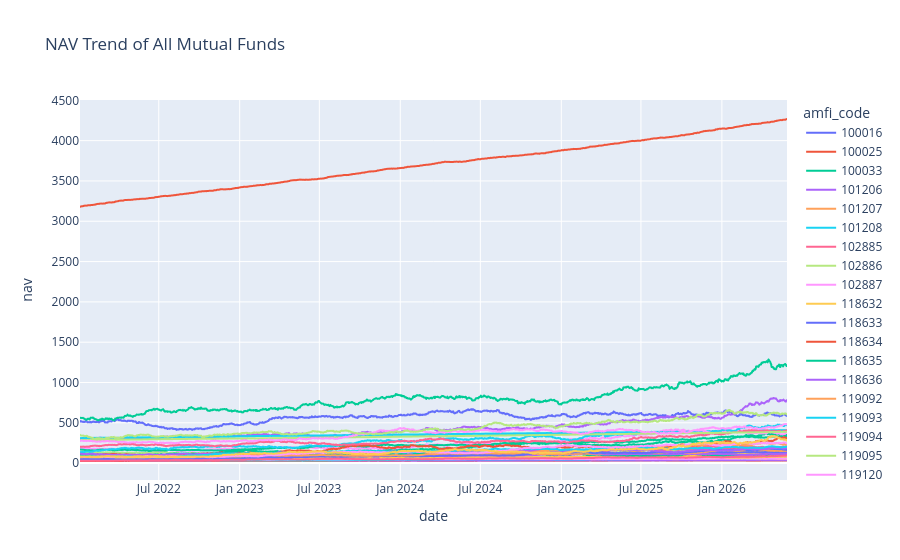

The notebook cell this image was saved under:
### Markdown cell above
NAV Trend Analysis

### Code cell
nav_history["date"] = pd.to_datetime(nav_history["date"])

fig = px.line(
    nav_history,
    x="date",
    y="nav",
    color="amfi_code",
    title="NAV Trend of All Mutual Funds"
)

fig.show()

### Figure 1 — Plotly figure (JSON) as saved in the notebook; plotly's stock layout.template omitted (floating-point values rounded to 4 significant figures; data arrays with more than 128 entries replaced by an {"elided": "..."} marker saying what was removed)
{"data": [{"hovertemplate": "amfi_code=100016<br>date=%{x}<br>nav=%{y}<extra></extra>", "legendgroup": "100016", "line": {"color": "#636efa", "dash": "solid"}, "marker": {"symbol": "circle"}, "mode": "lines", "name": "100016", "showlegend": true, "type": "scattergl", "x": {"elided": "1150 str values"}, "xaxis": "x", "y": {"elided": "1150 float values"}, "yaxis": "y"}, {"hovertemplate": "amfi_code=100025<br>date=%{x}<br>nav=%{y}<extra></extra>", "legendgroup": "100025", "line": {"color": "#EF553B", "dash": "solid"}, "marker": {"symbol": "circle"}, "mode": "lines", "name": "100025", "showlegend": true, "type": "scattergl", "x": {"elided": "1150 str values"}, "xaxis": "x", "y": {"elided": "1150 float values"}, "yaxis": "y"}, {"hovertemplate": "amfi_code=100033<br>date=%{x}<br>nav=%{y}<extra></extra>", "legendgroup": "100033", "line": {"color": "#00cc96", "dash": "solid"}, "marker": {"symbol": "circle"}, "mode": "lines", "name": "100033", "showlegend": true, "type": "scattergl", "x": {"elided": "1150 str values"}, "xaxis": "x", "y": {"elided": "1150 float values"}, "yaxis": "y"}, {"hovertemplate": "amfi_code=101206<br>date=%{x}<br>nav=%{y}<extra></extra>", "legendgroup": "101206", "line": {"color": "#ab63fa", "dash": "solid"}, "marker": {"symbol": "circle"}, "mode": "lines", "name": "101206", "showlegend": true, "type": "scattergl", "x": {"elided": "1150 str values"}, "xaxis": "x", "y": {"elided": "1150 float values"}, "yaxis": "y"}, {"hovertemplate": "amfi_code=101207<br>date=%{x}<br>nav=%{y}<extra></extra>", "legendgroup": "101207", "line": {"color": "#FFA15A", "dash": "solid"}, "marker": {"symbol": "circle"}, "mode": "lines", "name": "101207", "showlegend": true, "type": "scattergl", "x": {"elided": "1150 str values"}, "xaxis": "x", "y": {"elided": "1150 float values"}, "yaxis": "y"}, {"hovertemplate": "amfi_code=101208<br>date=%{x}<br>nav=%{y}<extra></extra>", "legendgroup": "101208", "line": {"color": "#19d3f3", "dash": "solid"}, "marker": {"symbol": "circle"}, "mode": "lines", "name": "101208", "showlegend": true, "type": "scattergl", "x": {"elided": "1150 str values"}, "xaxis": "x", "y": {"elided": "1150 float values"}, "yaxis": "y"}, {"hovertemplate": "amfi_code=102885<br>date=%{x}<br>nav=%{y}<extra></extra>", "legendgroup": "102885", "line": {"color": "#FF6692", "dash": "solid"}, "marker": {"symbol": "circle"}, "mode": "lines", "name": "102885", "showlegend": true, "type": "scattergl", "x": {"elided": "1150 str values"}, "xaxis": "x", "y": {"elided": "1150 float values"}, "yaxis": "y"}, {"hovertemplate": "amfi_code=102886<br>date=%{x}<br>nav=%{y}<extra></extra>", "legendgroup": "102886", "line": {"color": "#B6E880", "dash": "solid"}, "marker": {"symbol": "circle"}, "mode": "lines", "name": "102886", "showlegend": true, "type": "scattergl", "x": {"elided": "1150 str values"}, "xaxis": "x", "y": {"elided": "1150 float values"}, "yaxis": "y"}, {"hovertemplate": "amfi_code=102887<br>date=%{x}<br>nav=%{y}<extra></extra>", "legendgroup": "102887", "line": {"color": "#FF97FF", "dash": "solid"}, "marker": {"symbol": "circle"}, "mode": "lines", "name": "102887", "showlegend": true, "type": "scattergl", "x": {"elided": "1150 str values"}, "xaxis": "x", "y": {"elided": "1150 float values"}, "yaxis": "y"}, {"hovertemplate": "amfi_code=118632<br>date=%{x}<br>nav=%{y}<extra></extra>", "legendgroup": "118632", "line": {"color": "#FECB52", "dash": "solid"}, "marker": {"symbol": "circle"}, "mode": "lines", "name": "118632", "showlegend": true, "type": "scattergl", "x": {"elided": "1150 str values"}, "xaxis": "x", "y": {"elided": "1150 float values"}, "yaxis": "y"}, {"hovertemplate": "amfi_code=118633<br>date=%{x}<br>nav=%{y}<extra></extra>", "legendgroup": "118633", "line": {"color": "#636efa", "dash": "solid"}, "marker": {"symbol": "circle"}, "mode": "lines", "name": "118633", "showlegend": true, "type": "scattergl", "x": {"elided": "1150 str values"}, "xaxis": "x", "y": {"elided": "1150 float values"}, "yaxis": "y"}, {"hovertemplate": "amfi_code=118634<br>date=%{x}<br>nav=%{y}<extra></extra>", "legendgroup": "118634", "line": {"color": "#EF553B", "dash": "solid"}, "marker": {"symbol": "circle"}, "mode": "lines", "name": "118634", "showlegend": true, "type": "scattergl", "x": {"elided": "1150 str values"}, "xaxis": "x", "y": {"elided": "1150 float values"}, "yaxis": "y"}, {"hovertemplate": "amfi_code=118635<br>date=%{x}<br>nav=%{y}<extra></extra>", "legendgroup": "118635", "line": {"color": "#00cc96", "dash": "solid"}, "marker": {"symbol": "circle"}, "mode": "lines", "name": "118635", "showlegend": true, "type": "scattergl", "x": {"elided": "1150 str values"}, "xaxis": "x", "y": {"elided": "1150 float values"}, "yaxis": "y"}, {"hovertemplate": "amfi_code=118636<br>date=%{x}<br>nav=%{y}<extra></extra>", "legendgroup": "118636", "line": {"color": "#ab63fa", "dash": "solid"}, "marker": {"symbol": "circle"}, "mode": "lines", "name": "118636", "showlegend": true, "type": "scattergl", "x": {"elided": "1150 str values"}, "xaxis": "x", "y": {"elided": "1150 float values"}, "yaxis": "y"}, {"hovertemplate": "amfi_code=119092<br>date=%{x}<br>nav=%{y}<extra></extra>", "legendgroup": "119092", "line": {"color": "#FFA15A", "dash": "solid"}, "marker": {"symbol": "circle"}, "mode": "lines", "name": "119092", "showlegend": true, "type": "scattergl", "x": {"elided": "1150 str values"}, "xaxis": "x", "y": {"elided": "1150 float values"}, "yaxis": "y"}, {"hovertemplate": "amfi_code=119093<br>date=%{x}<br>nav=%{y}<extra></extra>", "legendgroup": "119093", "line": {"color": "#19d3f3", "dash": "solid"}, "marker": {"symbol": "circle"}, "mode": "lines", "name": "119093", "showlegend": true, "type": "scattergl", "x": {"elided": "1150 str values"}, "xaxis": "x", "y": {"elided": "1150 float values"}, "yaxis": "y"}, {"hovertemplate": "amfi_code=119094<br>date=%{x}<br>nav=%{y}<extra></extra>", "legendgroup": "119094", "line": {"color": "#FF6692", "dash": "solid"}, "marker": {"symbol": "circle"}, "mode": "lines", "name": "119094", "showlegend": true, "type": "scattergl", "x": {"elided": "1150 str values"}, "xaxis": "x", "y": {"elided": "1150 float values"}, "yaxis": "y"}, {"hovertemplate": "amfi_code=119095<br>date=%{x}<br>nav=%{y}<extra></extra>", "legendgroup": "119095", "line": {"color": "#B6E880", "dash": "solid"}, "marker": {"symbol": "circle"}, "mode": "lines", "name": "119095", "showlegend": true, "type": "scattergl", "x": {"elided": "1150 str values"}, "xaxis": "x", "y": {"elided": "1150 float values"}, "yaxis": "y"}, {"hovertemplate": "amfi_code=119120<br>date=%{x}<br>nav=%{y}<extra></extra>", "legendgroup": "119120", "line": {"color": "#FF97FF", "dash": "solid"}, "marker": {"symbol": "circle"}, "mode": "lines", "name": "119120", "showlegend": true, "type": "scattergl", "x": {"elided": "1150 str values"}, "xaxis": "x", "y": {"elided": "1150 float values"}, "yaxis": "y"}, {"hovertemplate": "amfi_code=119551<br>date=%{x}<br>nav=%{y}<extra></extra>", "legendgroup": "119551", "line": {"color": "#FECB52", "dash": "solid"}, "marker": {"symbol": "circle"}, "mode": "lines", "name": "119551", "showlegend": true, "type": "scattergl", "x": {"elided": "1150 str values"}, "xaxis": "x", "y": {"elided": "1150 float values"}, "yaxis": "y"}, {"hovertemplate": "amfi_code=119552<br>date=%{x}<br>nav=%{y}<extra></extra>", "legendgroup": "119552", "line": {"color": "#636efa", "dash": "solid"}, "marker": {"symbol": "circle"}, "mode": "lines", "name": "119552", "showlegend": true, "type": "scattergl", "x": {"elided": "1150 str values"}, "xaxis": "x", "y": {"elided": "1150 float values"}, "yaxis": "y"}, {"hovertemplate": "amfi_code=119598<br>date=%{x}<br>nav=%{y}<extra></extra>", "legendgroup": "119598", "line": {"color": "#EF553B", "dash": "solid"}, "marker": {"symbol": "circle"}, "mode": "lines", "name": "119598", "showlegend": true, "type": "scattergl", "x": {"elided": "1150 str values"}, "xaxis": "x", "y": {"elided": "1150 float values"}, "yaxis": "y"}, {"hovertemplate": "amfi_code=119599<br>date=%{x}<br>nav=%{y}<extra></extra>", "legendgroup": "119599", "line": {"color": "#00cc96", "dash": "solid"}, "marker": {"symbol": "circle"}, "mode": "lines", "name": "119599", "showlegend": true, "type": "scattergl", "x": {"elided": "1150 str values"}, "xaxis": "x", "y": {"elided": "1150 float values"}, "yaxis": "y"}, {"hovertemplate": "amfi_code=120503<br>date=%{x}<br>nav=%{y}<extra></extra>", "legendgroup": "120503", "line": {"color": "#ab63fa", "dash": "solid"}, "marker": {"symbol": "circle"}, "mode": "lines", "name": "120503", "showlegend": true, "type": "scattergl", "x": {"elided": "1150 str values"}, "xaxis": "x", "y": {"elided": "1150 float values"}, "yaxis": "y"}, {"hovertemplate": "amfi_code=120504<br>date=%{x}<br>nav=%{y}<extra></extra>", "legendgroup": "120504", "line": {"color": "#FFA15A", "dash": "solid"}, "marker": {"symbol": "circle"}, "mode": "lines", "name": "120504", "showlegend": true, "type": "scattergl", "x": {"elided": "1150 str values"}, "xaxis": "x", "y": {"elided": "1150 float values"}, "yaxis": "y"}, {"hovertemplate": "amfi_code=120505<br>date=%{x}<br>nav=%{y}<extra></extra>", "legendgroup": "120505", "line": {"color": "#19d3f3", "dash": "solid"}, "marker": {"symbol": "circle"}, "mode": "lines", "name": "120505", "showlegend": true, "type": "scattergl", "x": {"elided": "1150 str values"}, "xaxis": "x", "y": {"elided": "1150 float values"}, "yaxis": "y"}, {"hovertemplate": "amfi_code=120506<br>date=%{x}<br>nav=%{y}<extra></extra>", "legendgroup": "120506", "line": {"color": "#FF6692", "dash": "solid"}, "marker": {"symbol": "circle"}, "mode": "lines", "name": "120506", "showlegend": true, "type": "scattergl", "x": {"elided": "1150 str values"}, "xaxis": "x", "y": {"elided": "1150 float values"}, "yaxis": "y"}, {"hovertemplate": "amfi_code=120507<br>date=%{x}<br>nav=%{y}<extra></extra>", "legendgroup": "120507", "line": {"color": "#B6E880", "dash": "solid"}, "marker": {"symbol": "circle"}, "mode": "lines", "name": "120507", "showlegend": true, "type": "scattergl", "x": {"elided": "1150 str values"}, "xaxis": "x", "y": {"elided": "1150 float values"}, "yaxis": "y"}, {"hovertemplate": "amfi_code=120841<br>date=%{x}<br>nav=%{y}<extra></extra>", "legendgroup": "120841", "line": {"color": "#FF97FF", "dash": "solid"}, "marker": {"symbol": "circle"}, "mode": "lines", "name": "120841", "showlegend": true, "type": "scattergl", "x": {"elided": "1150 str values"}, "xaxis": "x", "y": {"elided": "1150 float values"}, "yaxis": "y"}, {"hovertemplate": "amfi_code=120842<br>date=%{x}<br>nav=%{y}<extra></extra>", "legendgroup": "120842", "line": {"color": "#FECB52", "dash": "solid"}, "marker": {"symbol": "circle"}, "mode": "lines", "name": "120842", "showlegend": true, "type": "scattergl", "x": {"elided": "1150 str values"}, "xaxis": "x", "y": {"elided": "1150 float values"}, "yaxis": "y"}, {"hovertemplate": "amfi_code=120843<br>date=%{x}<br>nav=%{y}<extra></extra>", "legendgroup": "120843", "line": {"color": "#636efa", "dash": "solid"}, "marker": {"symbol": "circle"}, "mode": "lines", "name": "120843", "showlegend": true, "type": "scattergl", "x": {"elided": "1150 str values"}, "xaxis": "x", "y": {"elided": "1150 float values"}, "yaxis": "y"}, {"hovertemplate": "amfi_code=120844<br>date=%{x}<br>nav=%{y}<extra></extra>", "legendgroup": "120844", "line": {"color": "#EF553B", "dash": "solid"}, "marker": {"symbol": "circle"}, "mode": "lines", "name": "120844", "showlegend": true, "type": "scattergl", "x": {"elided": "1150 str values"}, "xaxis": "x", "y": {"elided": "1150 float values"}, "yaxis": "y"}, {"hovertemplate": "amfi_code=125497<br>date=%{x}<br>nav=%{y}<extra></extra>", "legendgroup": "125497", "line": {"color": "#00cc96", "dash": "solid"}, "marker": {"symbol": "circle"}, "mode": "lines", "name": "125497", "showlegend": true, "type": "scattergl", "x": {"elided": "1150 str values"}, "xaxis": "x", "y": {"elided": "1150 float values"}, "yaxis": "y"}, {"hovertemplate": "amfi_code=125498<br>date=%{x}<br>nav=%{y}<extra></extra>", "legendgroup": "125498", "line": {"color": "#ab63fa", "dash": "solid"}, "marker": {"symbol": "circle"}, "mode": "lines", "name": "125498", "showlegend": true, "type": "scattergl", "x": {"elided": "1150 str values"}, "xaxis": "x", "y": {"elided": "1150 float values"}, "yaxis": "y"}, {"hovertemplate": "amfi_code=148567<br>date=%{x}<br>nav=%{y}<extra></extra>", "legendgroup": "148567", "line": {"color": "#FFA15A", "dash": "solid"}, "marker": {"symbol": "circle"}, "mode": "lines", "name": "148567", "showlegend": true, "type": "scattergl", "x": {"elided": "1150 str values"}, "xaxis": "x", "y": {"elided": "1150 float values"}, "yaxis": "y"}, {"hovertemplate": "amfi_code=148568<br>date=%{x}<br>nav=%{y}<extra></extra>", "legendgroup": "148568", "line": {"color": "#19d3f3", "dash": "solid"}, "marker": {"symbol": "circle"}, "mode": "lines", "name": "148568", "showlegend": true, "type": "scattergl", "x": {"elided": "1150 str values"}, "xaxis": "x", "y": {"elided": "1150 float values"}, "yaxis": "y"}, {"hovertemplate": "amfi_code=148569<br>date=%{x}<br>nav=%{y}<extra></extra>", "legendgroup": "148569", "line": {"color": "#FF6692", "dash": "solid"}, "marker": {"symbol": "circle"}, "mode": "lines", "name": "148569", "showlegend": true, "type": "scattergl", "x": {"elided": "1150 str values"}, "xaxis": "x", "y": {"elided": "1150 float values"}, "yaxis": "y"}, {"hovertemplate": "amfi_code=149322<br>date=%{x}<br>nav=%{y}<extra></extra>", "legendgroup": "149322", "line": {"color": "#B6E880", "dash": "solid"}, "marker": {"symbol": "circle"}, "mode": "lines", "name": "149322", "showlegend": true, "type": "scattergl", "x": {"elided": "1150 str values"}, "xaxis": "x", "y": {"elided": "1150 float values"}, "yaxis": "y"}, {"hovertemplate": "amfi_code=149323<br>date=%{x}<br>nav=%{y}<extra></extra>", "legendgroup": "149323", "line": {"color": "#FF97FF", "dash": "solid"}, "marker": {"symbol": "circle"}, "mode": "lines", "name": "149323", "showlegend": true, "type": "scattergl", "x": {"elided": "1150 str values"}, "xaxis": "x", "y": {"elided": "1150 float values"}, "yaxis": "y"}, {"hovertemplate": "amfi_code=149324<br>date=%{x}<br>nav=%{y}<extra></extra>", "legendgroup": "149324", "line": {"color": "#FECB52", "dash": "solid"}, "marker": {"symbol": "circle"}, "mode": "lines", "name": "149324", "showlegend": true, "type": "scattergl", "x": {"elided": "1150 str values"}, "xaxis": "x", "y": {"elided": "1150 float values"}, "yaxis": "y"}], "layout": {"legend": {"title": {"text": "amfi_code"}, "tracegroupgap": 0}, "title": {"text": "NAV Trend of All Mutual Funds"}, "xaxis": {"anchor": "y", "domain": [0, 1], "title": {"text": "date"}}, "yaxis": {"anchor": "x", "domain": [0, 1], "title": {"text": "nav"}}}}
